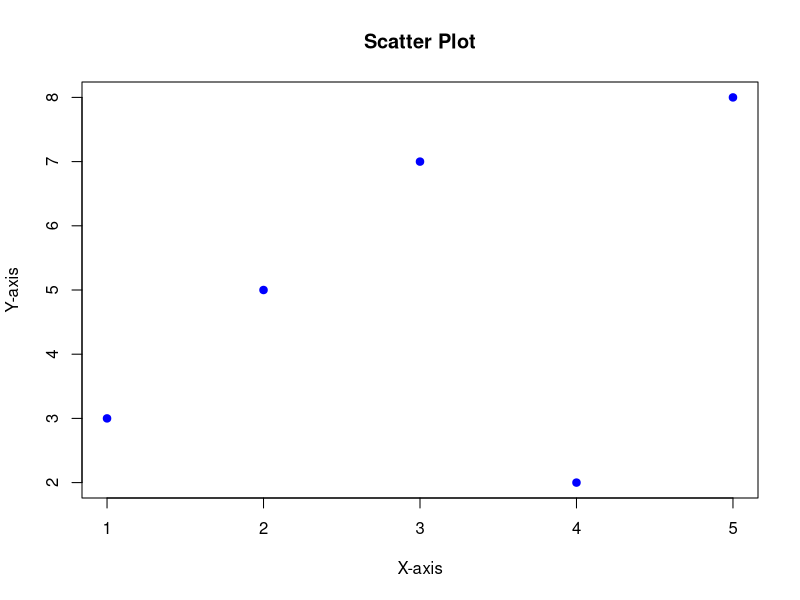
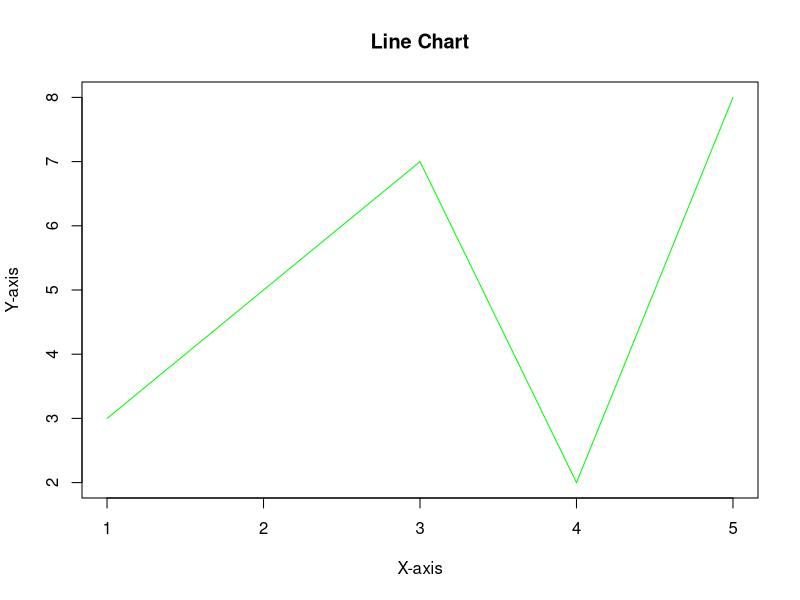
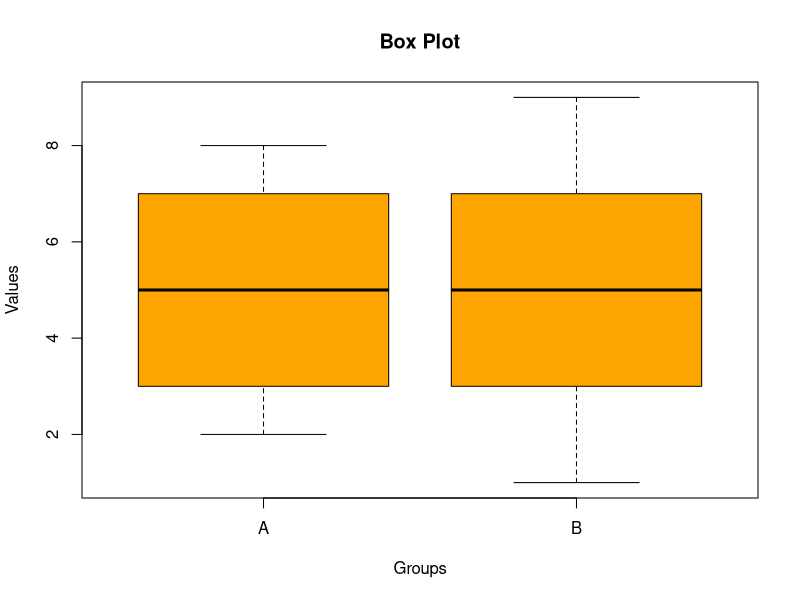
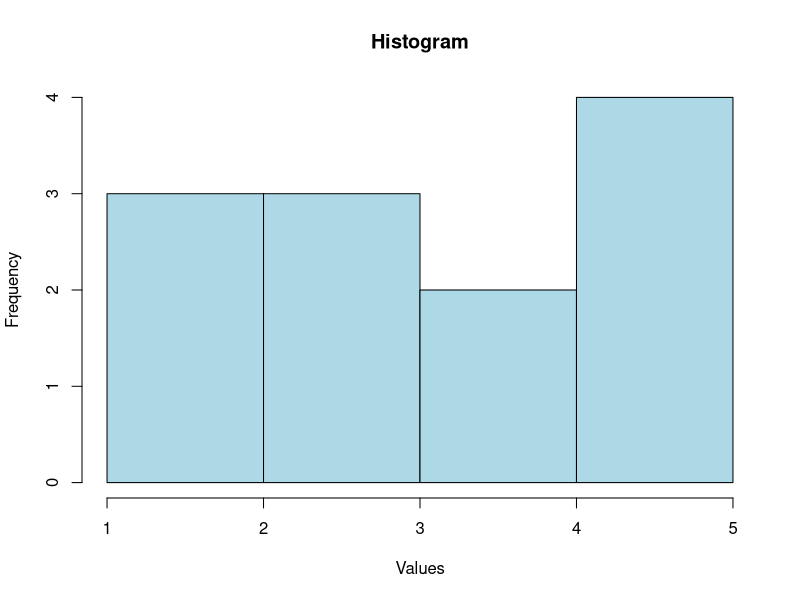
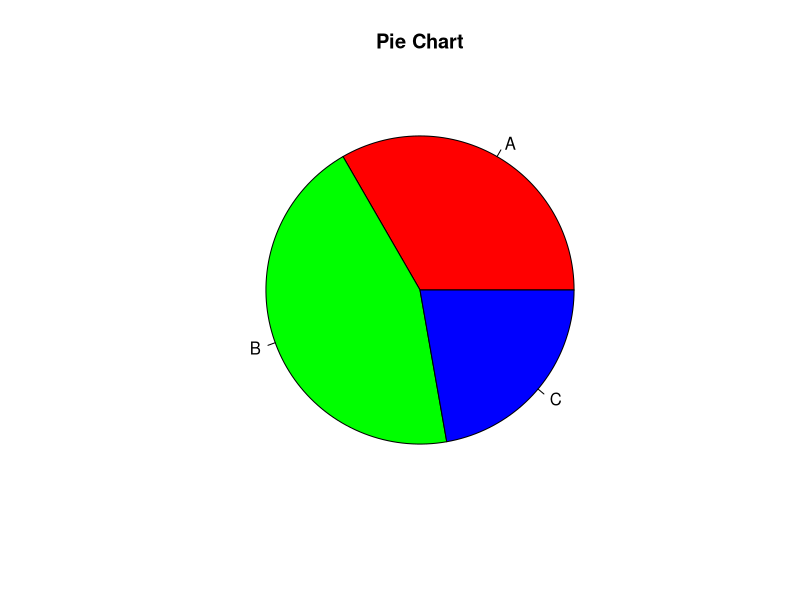

Reproduce these figures in R, in order.
# Scatter Plot
x <- c(1, 2, 3, 4, 5)
y <- c(3, 5, 7, 2, 8)
plot(x, y, main = "Scatter Plot", xlab = "X-axis", ylab = "Y-axis", pch = 19, col = "blue")

# Line Chart
x <- c(1, 2, 3, 4, 5)
y <- c(3, 5, 7, 2, 8)
plot(x, y, type = "l", main = "Line Chart", xlab = "X-axis", ylab = "Y-axis", col = "green")

# Box Plot
data <- list(A = c(2, 4, 6, 8), B = c(1, 3, 5, 7, 9))
boxplot(data, main = "Box Plot", xlab = "Groups", ylab = "Values", col = "orange")

# Histogram
data <- c(1, 2, 2, 3, 3, 3, 4, 4, 5, 5, 5, 5)
hist(data, main = "Histogram", xlab = "Values", ylab = "Frequency", col = "lightblue")

# Pie Chart
categories <- c("A", "B", "C")
values <- c(30, 40, 20)
pie(values, labels = categories, main = "Pie Chart", col = c("red", "green", "blue"))